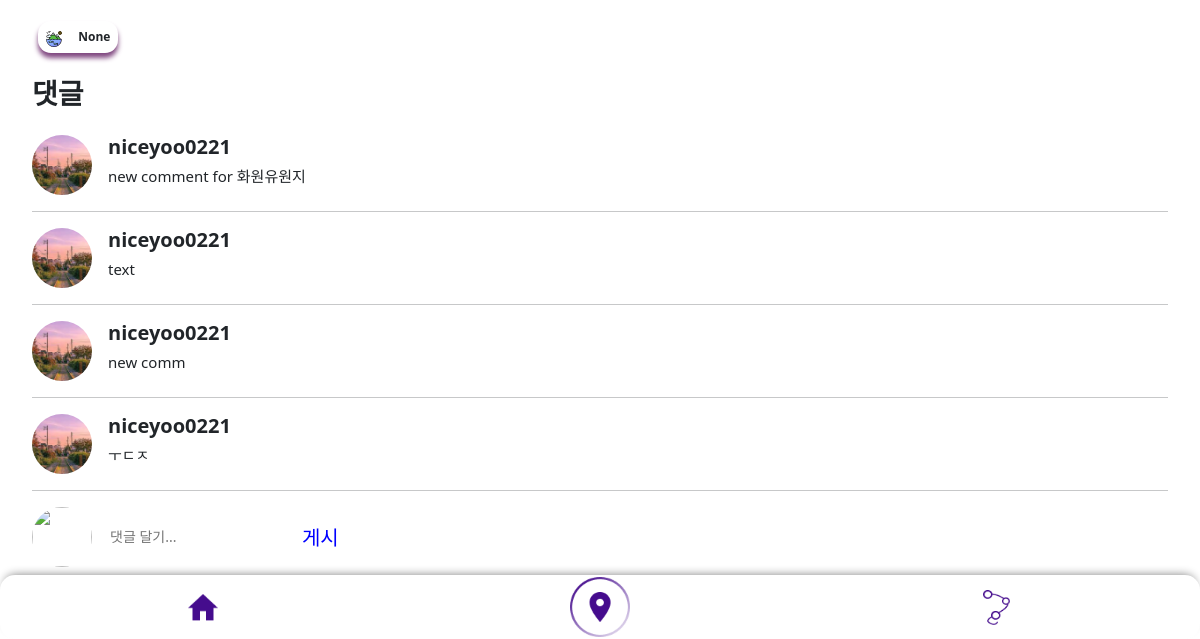
The app's page /detail/1 (lower part), older data.
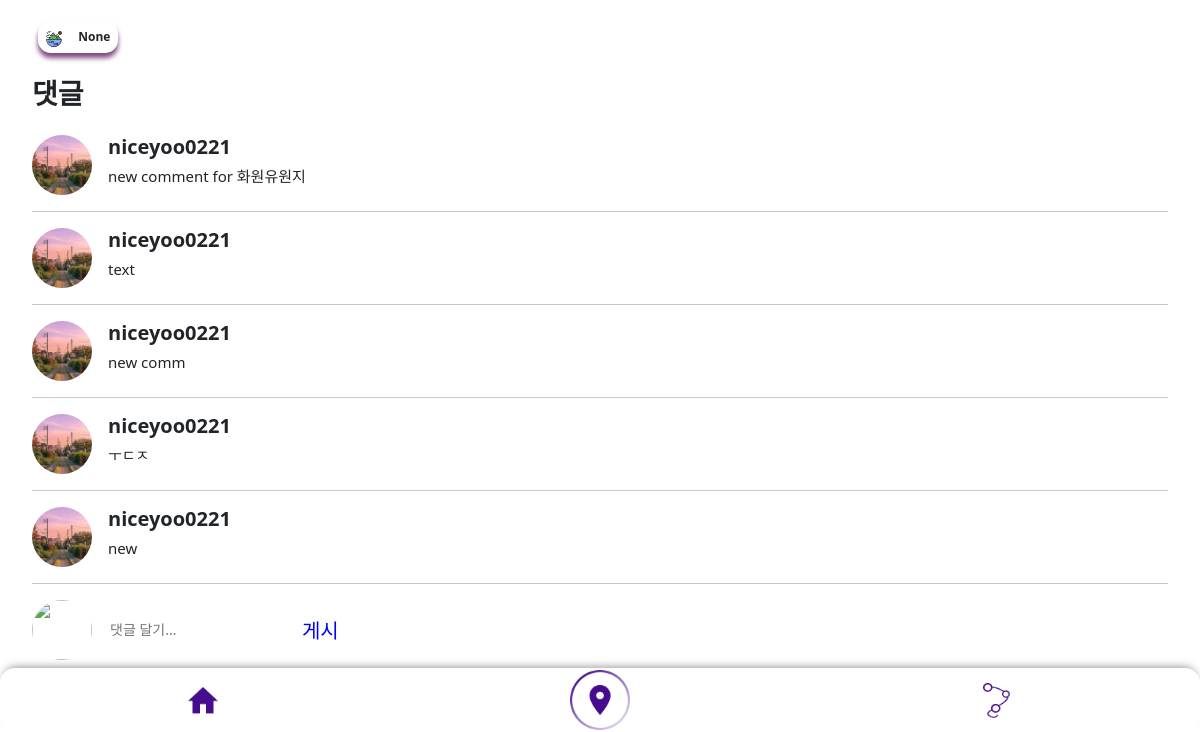
The same page, newer data.
### main/models.py (models this page shows, shortened)
class Place(models.Model):
    author=models.ForeignKey(User, on_delete=models.CASCADE, null=True)
    name=models.CharField(max_length=50)
    img=models.ImageField(null=True, blank=True)
    scrap_cnt=models.IntegerField(default=0)
    address=models.CharField(max_length=100)
    description=models.TextField(null=True, blank=True)
    category=models.CharField(max_length=20,null=True)
    hashtag=models.ForeignKey(HashRecommend, on_delete=models.CASCADE, null=True)
    lat=models.FloatField()
    lng=models.FloatField()
    course=models.ForeignKey(Course, on_delete=models.CASCADE, null=True, blank=True, related_name="place")
    scrapper=models.ManyToManyField(User, blank=True, related_name="placescrap")

class PlaceComment(models.Model):
    author=models.ForeignKey(User, on_delete=models.CASCADE)
    text=models.TextField()
    place=models.ForeignKey(Place, on_delete=models.CASCADE)

### account/models.py (models this page shows)
class User(AbstractUser):
    profile_img=models.ImageField()

### main/views.py (the view)
# urls.py: path('detail/<int:place_id>', views.detail, name="detail"),
def detail(request, place_id):
    place = Place.objects.get(pk=place_id)
    if request.method == 'POST':
        comment = request.POST['text']
        if (comment is not None) and (comment != ""):
            PlaceComment.objects.create(author=request.user, text=comment, place=place)
    return render(request, 'detail.html', {'place':place})

### main/templates/detail.html (shortened to what this page needs)
{% load static %}
<!DOCTYPE html>
<html lang="en">
<head>
    <link rel="stylesheet" href="{% static 'css/style.css' %}" />
    <link href="https://cdn.jsdelivr.net/npm/bootstrap@5.2.1/dist/css/bootstrap.min.css" rel="stylesheet">
</head>
<body>
    <section class="posting-total-box mt-3">
        <div class="text-box d-flex justify-content-start">
            <div class="container m-0">
                <div class="text-content row mb-2">
                </div>
                <div class="row">
                    <div class="type-box col-3 d-flex p-0">
                        {% if place.category == "자연" %}
                        <span><img src="{% static 'img/category-nature.png' %}"></span>
                        {% elif place.category == "카페" %}
                        <span><img src="{% static 'img/category-cafe.png' %}"></span>
                        {% elif place.category == "식당" %}
                        <span><img src="{% static 'img/category-cafeteria.png' %}"></span>
                        {% elif place.category == "여가/활동" %}
                        <span><img src="{% static 'img/category-activity.png' %}"></span>
                        {% else %}
                        <span><img src="{% static 'img/category-nature.png' %}"></span>
                        {% endif %}
                        <span class="type-text">{{place.category}}</span>
                    </div>
                </div>
            </div>
        </div>
    </section>
    <div class="comment-card pt-4">
        <h3 class="pb-3" style="font-weight: bold;">댓글</h3>
        {% for comment in place.placecomment_set.all %}
            <div class="comment-box">
                <img class="comment-img" src="{{ comment.author.profile_img.url }}">
                <div class="comment-writer">
                    <h1 class="comment-person">{{ comment.author }}</h1>
                    <p class="comment-content">{{ comment.text }}</p>
                </div>
            </div>
            <hr>
        {% endfor %}
        <div class="comment-box">
            <img class="comment-img" src="{{ user.profile_img.url }}">
            <form style="display: flex;" action="" method="post">
                <div class="comment-writer" style="padding-top:1rem;">
                    <input style="color:gray; margin:0; border: 0px;" id="text" name="text" placeholder="댓글 달기...">
                </div>
                <div>
                    <input class="comment-post" type="submit" value="게시">
                </div>
            </form>
        </div>
    </div>
    <div class="footer-list">
        <span class="footer-icon"><a href="{% url 'main' %}"><img style="width:30px; height:27px;" src="{% static 'img/home.png' %}"></a></span>
        <span class="footer-icon"><a href="{% url 'course' %}"><img style="width:60px; height:60px;" src="{% static 'img/location.png' %}"></a></span>
        <span class="footer-icon"><a href="{% url 'myfeed' %}"><img style="width:27px; height:35px;" src="{% static 'img/course.png' %}"></a></span>
    </div>
</body>
</html>

### main/static/css/style.css (style rules this page uses)
.footer-list { background-color:white; position:fixed; bottom:0; left:0; right:0; height:4rem; width:100vw; display:flex; justify-content:space-between; align-items:center; padding: 0; border-radius:15px; box-shadow:0px -5px 10px -5px gray; padding:0 0.5rem; }
.footer-icon { width:33%; display:flex; justify-content:center; }
.text-box { margin-left:2.4rem; }
.text-content { font-size:15px; padding-top:0.5rem; }
.type-box { border-radius:13px !important; display:flex !important; align-items:center !important; justify-content:space-around !important; padding:0 1rem !important; width:5rem !important; height:2rem !important; box-shadow:0px 5px 5px rgb(129, 72, 129) !important; }
.type-text { margin:0; font-size:12px; font-weight:bold; }
.comment-card { padding:2rem; padding-top:5rem; padding-bottom:4.5rem; }
.comment-box { display:flex; flex-direction: row; }
.comment-img { width: 60px; height:60px; padding:0; border-radius: 30px 30px 30px 30px / 30px 30px 30px 30px; }
.comment-writer { margin-left:0.5rem; padding-left:0.5rem; width: 60%; }
.comment-person { font-size:20px; font-weight:bold; margin:0; }
.comment-content { font-size:15px; margin:0; margin-top:0.4rem; }
.comment-post { color:blue; font-size:20px; margin:0; padding-top:1rem; padding-left:1rem; border: 0px; background-color: white; }
.posting-total-box { margin-top:2rem; padding-left:0; }
input::placeholder { font-size:14px; }

Row changes from the older to the newer data that the page shows:
added PlaceComment: author.profile_img (picture), author "niceyoo0221", text "new"
